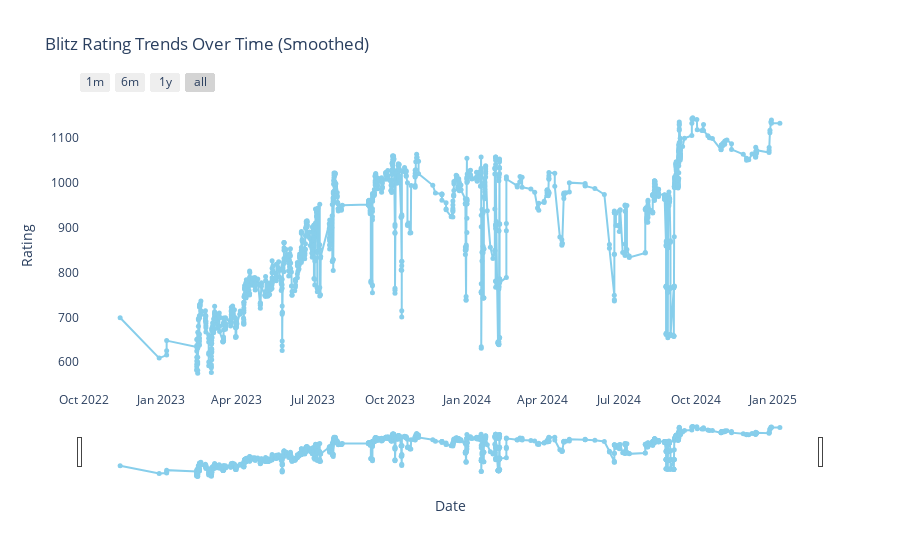
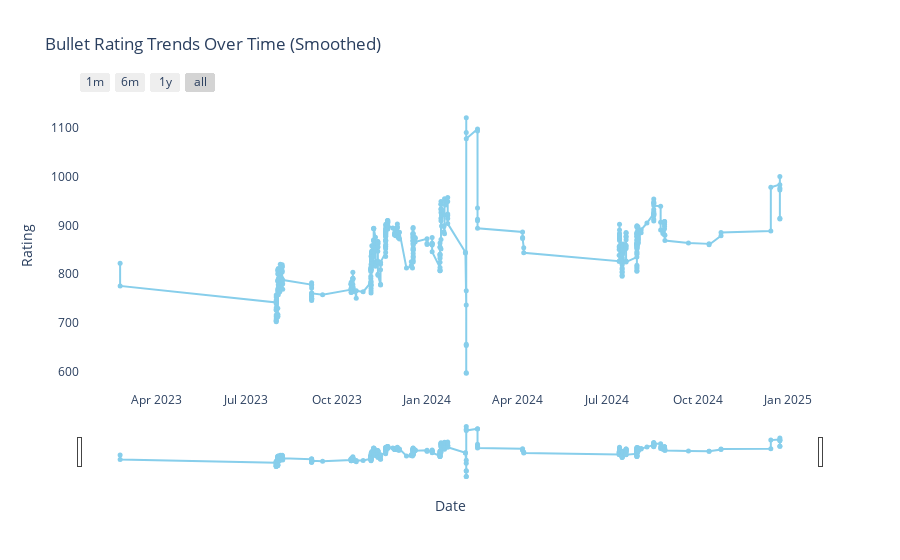
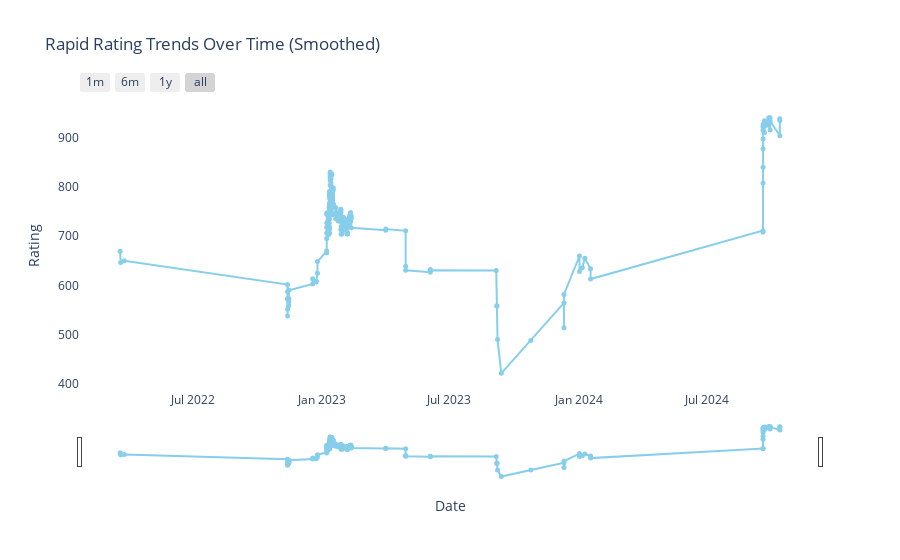

Write notebook code for charts like these, in order.
### Code cell
import pandas as pd

def prepare_trend_data(data, username, window_size=5):
    """
    Prepare data for trend analysis by extracting relevant columns and applying smoothing.
    """
    # Convert end time to datetime
    data['End Time'] = pd.to_datetime(data['End Time'])

    # Add player rating column
    data['Player Rating'] = data.apply(
        lambda row: row['White Rating'] if row['White Player'] == username else row['Black Rating'], axis=1
    )

    # Add opponent rating column
    data['Opponent Rating'] = data.apply(
        lambda row: row['Black Rating'] if row['White Player'] == username else row['White Rating'], axis=1
    )

    # Sort by time
    data = data.sort_values('End Time')

    # Apply moving average to smooth ratings
    data['Smoothed Rating'] = data.groupby('Time Class')['Player Rating'].transform(
        lambda x: x.rolling(window=window_size, min_periods=1).mean()
    )

    return data[['End Time', 'Time Class', 'Player Rating', 'Smoothed Rating', 'Opponent Rating']]

def plot_time_control(trend_data, time_class):
    """
    Plot smoothed rating trends for a specific time control using Plotly.
    """
    subset = trend_data[trend_data['Time Class'] == time_class]

    # Debugging: Check if subset has data
    if subset.empty:
        print(f"No data found for time class: {time_class}")
        return

    # Create a Plotly figure
    fig = go.Figure()

    # Add the smoothed rating as a line plot with markers
    fig.add_trace(
        go.Scatter(
            x=subset['End Time'],
            y=subset['Smoothed Rating'],
            mode='lines+markers',  # Lines and markers for individual points
            marker=dict(color='skyblue', size=5),
            hovertemplate='<br>'.join([
                'Rating: %{y}',
                'Date: %{x}'
            ]),
            name=f"{time_class.capitalize()} Rating"
        )
    )

    # Update layout with title and labels
    fig.update_layout(
        title_text=f"{time_class.capitalize()} Rating Trends Over Time (Smoothed)",
        xaxis=dict(
            title='Date',
            type='date',
            rangeslider=dict(visible=True),
            rangeselector=dict(
                buttons=list([
                    dict(count=1, label="1m", step="month", stepmode="backward"),
                    dict(count=6, label="6m", step="month", stepmode="backward"),
                    dict(count=1, label="1y", step="year", stepmode="backward"),
                    dict(step="all")
                ])
            ),
            showspikes=True,
            spikecolor="purple",
            spikesnap="cursor",
            spikemode="across"
        ),
        yaxis=dict(
            title='Rating',
            showspikes=True,
            spikecolor="orange",
            spikethickness=2
        ),
        plot_bgcolor='rgba(255, 255, 255, 0.8)',
        paper_bgcolor='rgba(255, 255, 255, 0.8)'
    )

    # Show the plot
    fig.show()

# Main code
# Assuming 'data' is already loaded with your dataset and 'username' is provided
# Prepare trend data with smoothing (less smoothing with window size 5)
trend_data = prepare_trend_data(data, username, window_size=5)

# Plot rating trends for each time control
plot_time_control(trend_data, "Blitz")
plot_time_control(trend_data, "Bullet")
plot_time_control(trend_data, "Rapid")

### Figure 1 — Plotly figure (JSON) as saved in the notebook; plotly's stock layout.template omitted (floating-point values rounded to 4 significant figures; data arrays with more than 128 entries replaced by an {"elided": "..."} marker saying what was removed)
{"data": [{"hovertemplate": "Rating: %{y}<br>Date: %{x}", "marker": {"color": "skyblue", "size": 5}, "mode": "lines+markers", "name": "Blitz Rating", "type": "scatter", "x": {"elided": "1345 str values"}, "y": {"elided": "1345 float values"}}], "layout": {"paper_bgcolor": "rgba(255, 255, 255, 0.8)", "plot_bgcolor": "rgba(255, 255, 255, 0.8)", "title": {"text": "Blitz Rating Trends Over Time (Smoothed)"}, "xaxis": {"rangeselector": {"buttons": [{"count": 1, "label": "1m", "step": "month", "stepmode": "backward"}, {"count": 6, "label": "6m", "step": "month", "stepmode": "backward"}, {"count": 1, "label": "1y", "step": "year", "stepmode": "backward"}, {"step": "all"}]}, "rangeslider": {"visible": true}, "showspikes": true, "spikecolor": "purple", "spikemode": "across", "spikesnap": "cursor", "title": {"text": "Date"}, "type": "date"}, "yaxis": {"showspikes": true, "spikecolor": "orange", "spikethickness": 2, "title": {"text": "Rating"}}}}

### Figure 2 — Plotly figure (JSON) as saved in the notebook; plotly's stock layout.template omitted (floating-point values rounded to 4 significant figures; data arrays with more than 128 entries replaced by an {"elided": "..."} marker saying what was removed)
{"data": [{"hovertemplate": "Rating: %{y}<br>Date: %{x}", "marker": {"color": "skyblue", "size": 5}, "mode": "lines+markers", "name": "Bullet Rating", "type": "scatter", "x": {"elided": "511 str values"}, "y": {"elided": "511 float values"}}], "layout": {"paper_bgcolor": "rgba(255, 255, 255, 0.8)", "plot_bgcolor": "rgba(255, 255, 255, 0.8)", "title": {"text": "Bullet Rating Trends Over Time (Smoothed)"}, "xaxis": {"rangeselector": {"buttons": [{"count": 1, "label": "1m", "step": "month", "stepmode": "backward"}, {"count": 6, "label": "6m", "step": "month", "stepmode": "backward"}, {"count": 1, "label": "1y", "step": "year", "stepmode": "backward"}, {"step": "all"}]}, "rangeslider": {"visible": true}, "showspikes": true, "spikecolor": "purple", "spikemode": "across", "spikesnap": "cursor", "title": {"text": "Date"}, "type": "date"}, "yaxis": {"showspikes": true, "spikecolor": "orange", "spikethickness": 2, "title": {"text": "Rating"}}}}

### Figure 3 — Plotly figure (JSON) as saved in the notebook; plotly's stock layout.template omitted (floating-point values rounded to 4 significant figures; data arrays with more than 128 entries replaced by an {"elided": "..."} marker saying what was removed)
{"data": [{"hovertemplate": "Rating: %{y}<br>Date: %{x}", "marker": {"color": "skyblue", "size": 5}, "mode": "lines+markers", "name": "Rapid Rating", "type": "scatter", "x": {"elided": "238 str values"}, "y": {"elided": "238 float values"}}], "layout": {"paper_bgcolor": "rgba(255, 255, 255, 0.8)", "plot_bgcolor": "rgba(255, 255, 255, 0.8)", "title": {"text": "Rapid Rating Trends Over Time (Smoothed)"}, "xaxis": {"rangeselector": {"buttons": [{"count": 1, "label": "1m", "step": "month", "stepmode": "backward"}, {"count": 6, "label": "6m", "step": "month", "stepmode": "backward"}, {"count": 1, "label": "1y", "step": "year", "stepmode": "backward"}, {"step": "all"}]}, "rangeslider": {"visible": true}, "showspikes": true, "spikecolor": "purple", "spikemode": "across", "spikesnap": "cursor", "title": {"text": "Date"}, "type": "date"}, "yaxis": {"showspikes": true, "spikecolor": "orange", "spikethickness": 2, "title": {"text": "Rating"}}}}
